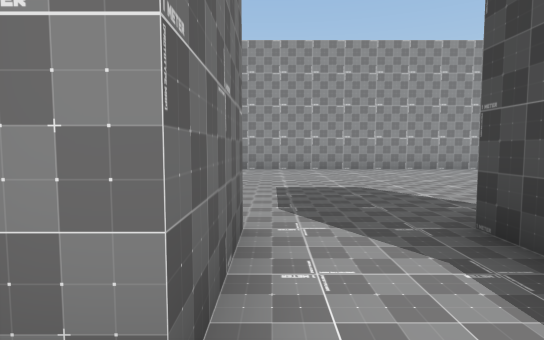
view 1 (above)

19 first-person views from a walk through a Unity game level. The camera is 1.4 m above the floor, tilts 4° down and sees 80° across. The floor is counted in squares, 2 m on a side. Each view is taken from the middle of a square. On the plan, view 1 faces up. The plan holds only what a view shows up to about 10 squares ahead; the rest is blank. The place goes on beyond the plan. The player character is not drawn. Some surface patterns are stand-ins.

view 2
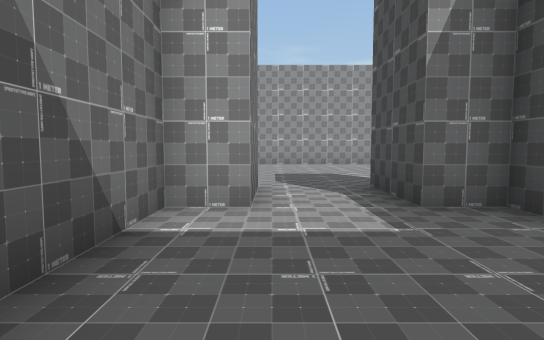

view 3
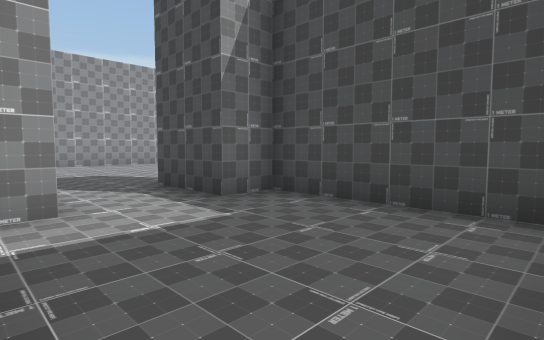

view 4
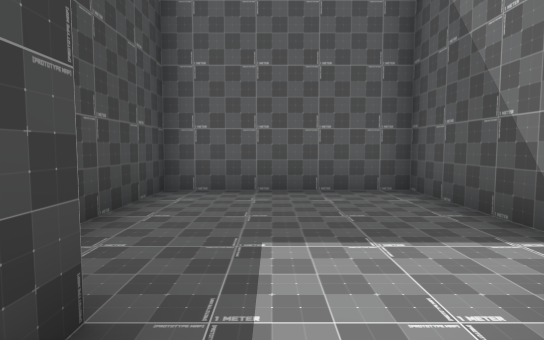

view 5
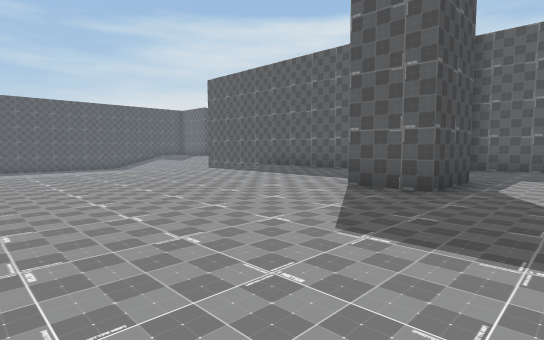

view 6
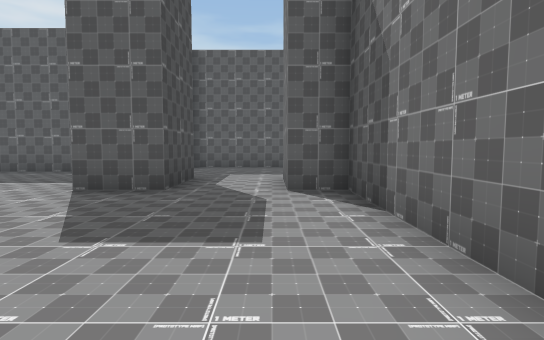

view 7
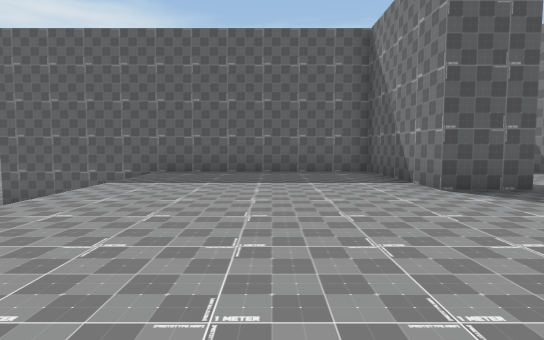

view 8
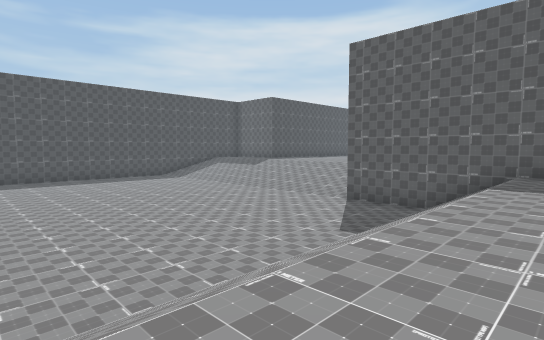

view 9
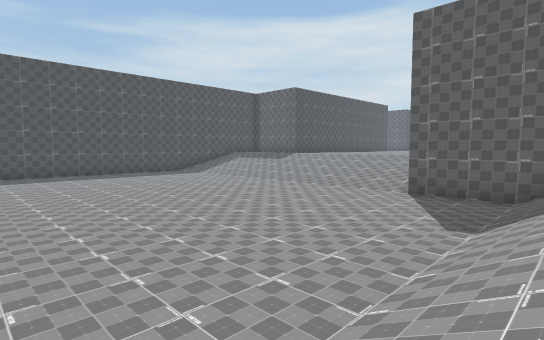

view 10
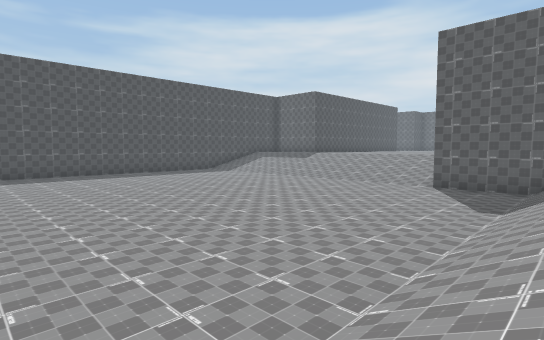

view 11
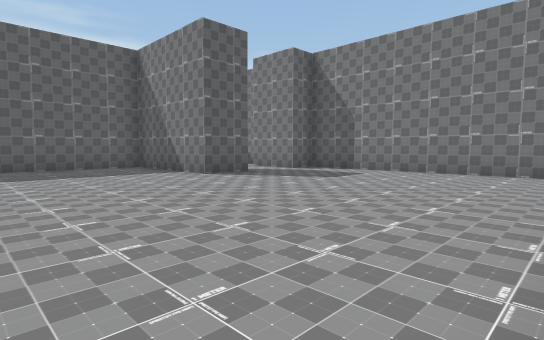

view 12
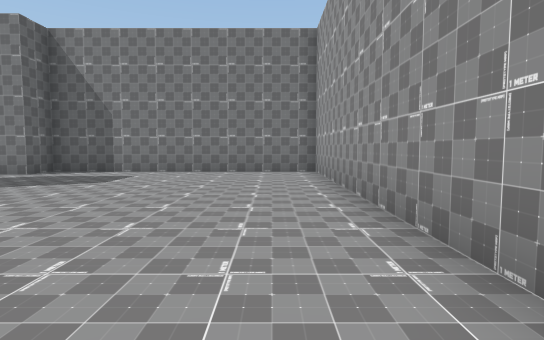

view 13
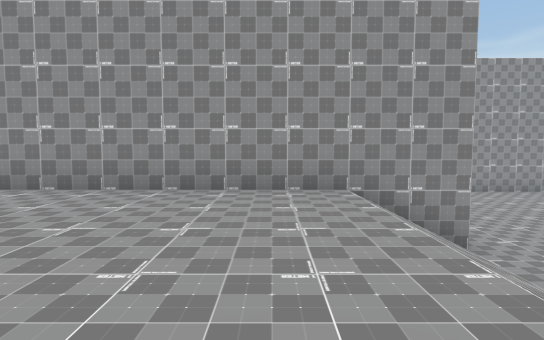

view 14
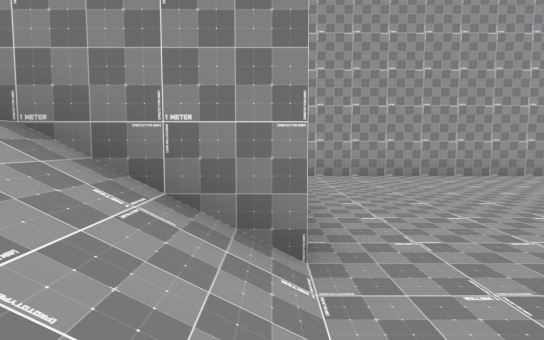

view 15
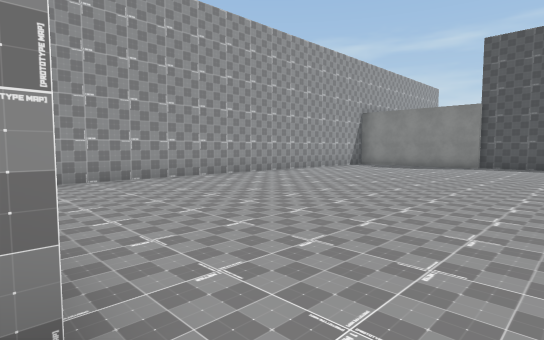

view 16
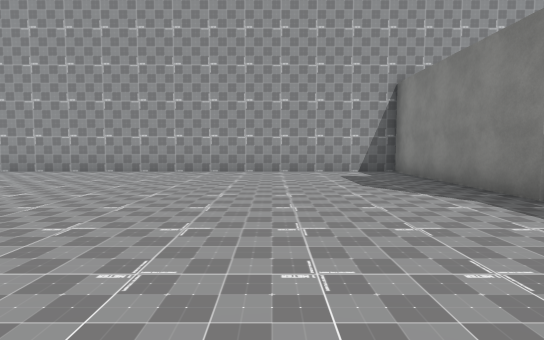

view 17
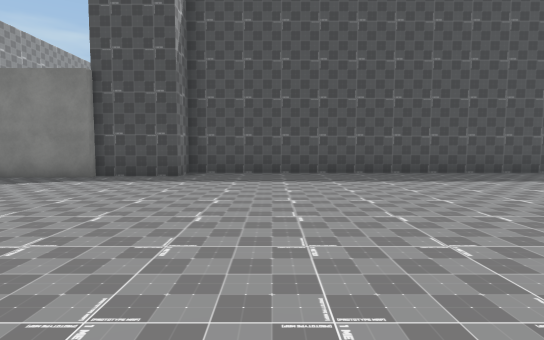

view 18
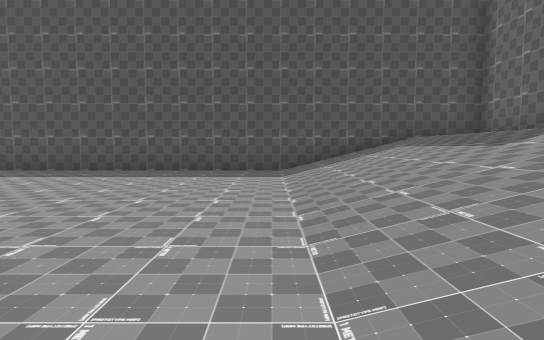

view 19
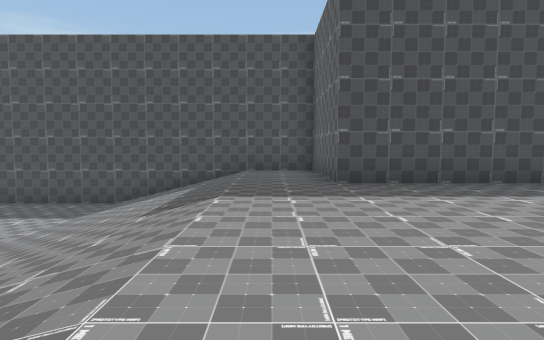

### Floor plan
Key: @ floor where view 1 was taken; # wall or solid block; . main floor; : floor 2 m higher than the main floor; / step, stairs or slope.
Columns run from 2 left of view 1 to 27 right of it. Each row starts with its distance up from view 1.
 18               ###############
 17               ..............#
 16               ..............#
 15               ..............#
 14               ..............#
 13               ..............#
 12               ..............#
 11 ##############..............##
 10 #::::::::::://...............#
  9 #::::::::::://...............#
  8 #::::::::::://...............#
  7 #::::::::::://...............#
  6 #::::::::::://...............#
  5 #::::::::::://...............#
  4 #::::::::::://...............#
  3 #::::::::::://...............#
  2 ##::##:::::://...............#
  1 ##::##:::::://...............#
  0 #:@::#:::::://..... .........#
 -1 #::::#:::::://.... ..........#
 -2 #::::###########/   /////////#
 -3 #::::#               ////////#
 -4 ######               ////////#
 -5                     /////////#
 -6                    ::::::::::#
 -7                     :::::::::#
 -8                      :::::####
 -9                       ::::#
-10                        :::#
-11                          :#

Positions as (right, up) in squares from view 1, and headings:
1: (0, 0), facing up
2: (0, -3), facing up
3: (-1, -3), facing up-right
4: (1, 2), facing down
5: (0, 8), facing down-right
6: (0, 8), facing down
7: (6, 8), facing down
8: (8, 8), facing down-right
9: (10, 8), facing down-right
10: (10, 10), facing down-right
11: (8, 10), facing down-left
12: (8, 9), facing left
13: (8, 5), facing up
14: (11, 8), facing up
15: (11, 9), facing up-right
16: (22, 8), facing up
17: (18, 8), facing right
18: (17, -1), facing right
19: (17, -6), facing right
